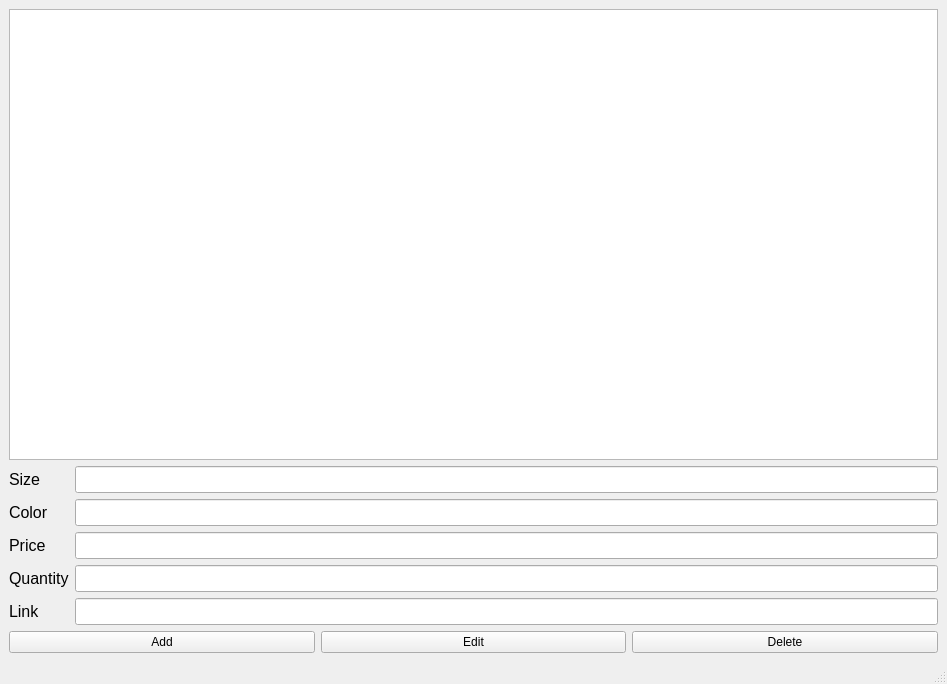
<?xml version="1.0" encoding="UTF-8"?>
<ui version="4.0">
 <class>CoatGUI</class>
 <widget class="QMainWindow" name="CoatGUI">
  <property name="geometry">
   <rect>
    <x>0</x>
    <y>0</y>
    <width>947</width>
    <height>684</height>
   </rect>
  </property>
  <property name="windowTitle">
   <string>CoatGUI</string>
  </property>
  <widget class="QWidget" name="centralwidget">
   <layout class="QVBoxLayout" name="verticalLayout">
    <item>
     <widget class="QListWidget" name="coatlistWidget"/>
    </item>
    <item>
     <layout class="QFormLayout" name="formLayout">
      <item row="0" column="0">
       <widget class="QLabel" name="sizelabel">
        <property name="font">
         <font>
          <pointsize>12</pointsize>
         </font>
        </property>
        <property name="text">
         <string>Size</string>
        </property>
       </widget>
      </item>
      <item row="0" column="1">
       <widget class="QLineEdit" name="sizelineEdit">
        <property name="font">
         <font>
          <pointsize>12</pointsize>
         </font>
        </property>
       </widget>
      </item>
      <item row="1" column="0">
       <widget class="QLabel" name="colorlabel">
        <property name="font">
         <font>
          <pointsize>12</pointsize>
         </font>
        </property>
        <property name="text">
         <string>Color</string>
        </property>
       </widget>
      </item>
      <item row="1" column="1">
       <widget class="QLineEdit" name="colorlineEdit">
        <property name="font">
         <font>
          <pointsize>12</pointsize>
         </font>
        </property>
       </widget>
      </item>
      <item row="2" column="0">
       <widget class="QLabel" name="pricelabel">
        <property name="font">
         <font>
          <pointsize>12</pointsize>
         </font>
        </property>
        <property name="text">
         <string>Price</string>
        </property>
       </widget>
      </item>
      <item row="2" column="1">
       <widget class="QLineEdit" name="pricelineEdit">
        <property name="font">
         <font>
          <pointsize>12</pointsize>
         </font>
        </property>
       </widget>
      </item>
      <item row="3" column="0">
       <widget class="QLabel" name="quantitylabel">
        <property name="font">
         <font>
          <pointsize>12</pointsize>
         </font>
        </property>
        <property name="text">
         <string>Quantity</string>
        </property>
       </widget>
      </item>
      <item row="3" column="1">
       <widget class="QLineEdit" name="quantitylineEdit">
        <property name="font">
         <font>
          <pointsize>12</pointsize>
         </font>
        </property>
       </widget>
      </item>
      <item row="4" column="0">
       <widget class="QLabel" name="linklabel">
        <property name="font">
         <font>
          <pointsize>12</pointsize>
         </font>
        </property>
        <property name="text">
         <string>Link</string>
        </property>
       </widget>
      </item>
      <item row="4" column="1">
       <widget class="QLineEdit" name="linklineEdit">
        <property name="font">
         <font>
          <pointsize>12</pointsize>
         </font>
        </property>
       </widget>
      </item>
     </layout>
    </item>
    <item>
     <layout class="QHBoxLayout" name="horizontalLayout">
      <item>
       <widget class="QPushButton" name="addButton">
        <property name="text">
         <string>Add</string>
        </property>
       </widget>
      </item>
      <item>
       <widget class="QPushButton" name="editButton">
        <property name="text">
         <string>Edit</string>
        </property>
       </widget>
      </item>
      <item>
       <widget class="QPushButton" name="deleteButton">
        <property name="text">
         <string>Delete</string>
        </property>
       </widget>
      </item>
     </layout>
    </item>
   </layout>
  </widget>
  <widget class="QMenuBar" name="menubar">
   <property name="geometry">
    <rect>
     <x>0</x>
     <y>0</y>
     <width>947</width>
     <height>22</height>
    </rect>
   </property>
  </widget>
  <widget class="QStatusBar" name="statusbar"/>
 </widget>
 <resources/>
 <connections>
  <connection>
   <sender>addButton</sender>
   <signal>clicked()</signal>
   <receiver>CoatGUI</receiver>
   <slot>addCoat()</slot>
   <hints>
    <hint type="sourcelabel">
     <x>233</x>
     <y>629</y>
    </hint>
    <hint type="destinationlabel">
     <x>811</x>
     <y>583</y>
    </hint>
   </hints>
  </connection>
  <connection>
   <sender>editButton</sender>
   <signal>clicked()</signal>
   <receiver>CoatGUI</receiver>
   <slot>editCoat()</slot>
   <hints>
    <hint type="sourcelabel">
     <x>443</x>
     <y>637</y>
    </hint>
    <hint type="destinationlabel">
     <x>629</x>
     <y>659</y>
    </hint>
   </hints>
  </connection>
 </connections>
 <slots>
  <slot>addCoat()</slot>
  <slot>editCoat()</slot>
 </slots>
</ui>
